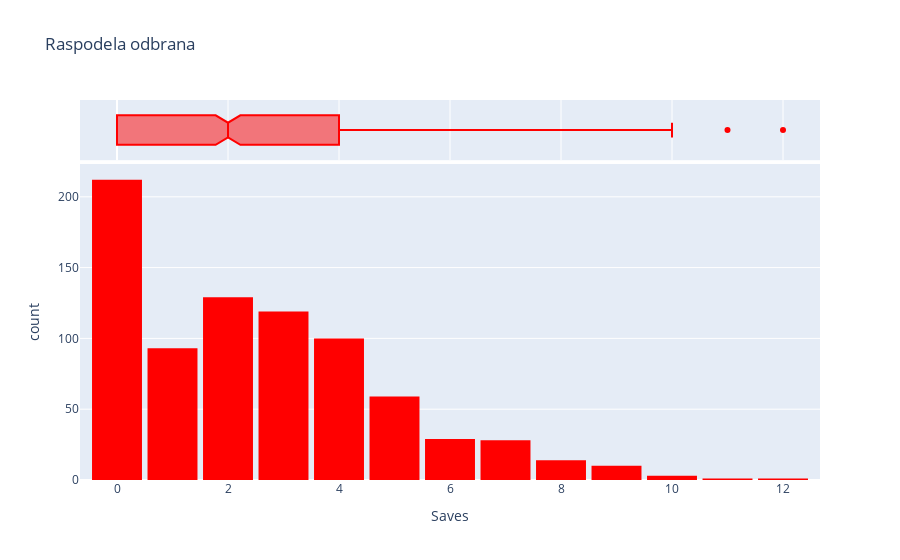

Notebook code cell kept with this figure:
### Code cell
fig=px.histogram(df_gk,
                 x='Saves',
                 marginal='box',
                 nbins=15,
                 title='Raspodela odbrana',
                color_discrete_sequence=['red'])

fig.update_layout(bargap=0.1)
fig.show()

### Figure 1 — Plotly figure (JSON) as saved in the notebook; plotly's stock layout.template omitted (floating-point values rounded to 4 significant figures; data arrays with more than 128 entries replaced by an {"elided": "..."} marker saying what was removed)
{"data": [{"alignmentgroup": "True", "bingroup": "x", "hovertemplate": "Saves=%{x}<br>count=%{y}<extra></extra>", "legendgroup": "", "marker": {"color": "red", "pattern": {"shape": ""}}, "name": "", "nbinsx": 15, "offsetgroup": "", "orientation": "v", "showlegend": false, "type": "histogram", "x": {"elided": "798 int values"}, "xaxis": "x", "yaxis": "y"}, {"alignmentgroup": "True", "hovertemplate": "Saves=%{x}<extra></extra>", "legendgroup": "", "marker": {"color": "red"}, "name": "", "notched": true, "offsetgroup": "", "showlegend": false, "type": "box", "x": {"elided": "798 int values"}, "xaxis": "x2", "yaxis": "y2"}], "layout": {"bargap": 0.1, "barmode": "relative", "legend": {"tracegroupgap": 0}, "title": {"text": "Raspodela odbrana"}, "xaxis": {"anchor": "y", "domain": [0, 1], "title": {"text": "Saves"}}, "xaxis2": {"anchor": "y2", "domain": [0, 1], "matches": "x", "showgrid": true, "showticklabels": false}, "yaxis": {"anchor": "x", "domain": [0, 0.8316], "title": {"text": "count"}}, "yaxis2": {"anchor": "x2", "domain": [0.8416, 1], "matches": "y2", "showgrid": false, "showline": false, "showticklabels": false, "ticks": ""}}}
